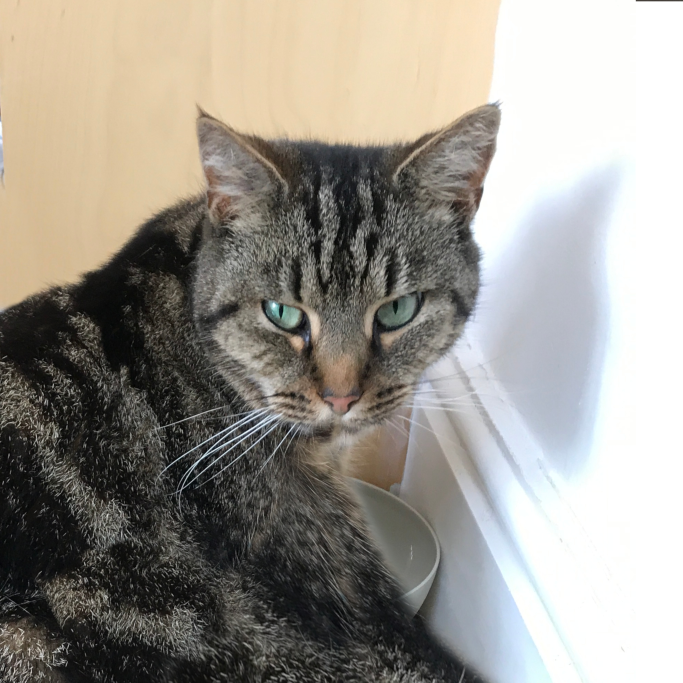
#> input picture images/task3a.jpg, 2048 x 2048 px (shown at 1/3 size)
$ python task3_pyramid_blending.py
#> lines starting #> are read from the running program, lines starting #| are printed output that depends on the picture
### task2_alpha_blending.py
#Task 2: Alpha blending

import os.path as path
import skimage.io as io

import numpy as np
import scipy as sp
from skimage import color
from skimage import util
from skimage.transform import pyramid_gaussian

import matplotlib.pyplot as plt

# [10 lines left out: function hard_blending, not called in this run]

def alpha_blending(im_left, im_right, window_size=0.5):
  """
  return a new image that smoothly combines im1 and im2
  im_left: np.array image of the dimensions: height x width x channels; values: 0-1
  im_right: np.array same dim as im_left
  window_size: what fraction of image width to use for the transition (0-1)
  """
  # useful functions: np.linspace and np.concatenate
  assert(im_right.shape == im_left.shape)
  # TODO: Put your code below
  im_left = im_left.reshape(im_left.shape[0],im_left.shape[1],-1) # Add an extra dimension if grayscale
  im_right = im_right .reshape(im_right.shape[0],im_right.shape[1],-1) # Add an extra dimension if grayscale

  h, w, c = im_left.shape
  #Alpha mask for left hand side image
  a1 = np.ones(int(0.5*w) - int(w*window_size*0.5))
  a2 = np.linspace(1, 0, int(w*window_size))
  a3 = np.zeros(w-a1.shape[0]-a2.shape[0])
  alpha = np.concatenate((a1, a2, a3), axis=None)
  alpha_mask = np.tile(alpha,(h,1))

  # [10 lines of commented-out code are left out]

  new_img = im_left.copy()

  for i in range(0,im_left.shape[2]):
      new_img[:,:,i] = alpha_mask*im_left[:,:,i] + (1-alpha_mask)*im_right[:,:,i]
  return new_img


# [33 lines that do not run on import are left out]

### task3_pyramid_blending.py
#Task 3: Pyramid blending

import os.path as path
import skimage.io as io

import math
import numpy as np
import scipy as sp
from skimage import color
from skimage import util
import skimage.filters as filters
import matplotlib.pyplot as plt

from task2_alpha_blending import alpha_blending

def gausspyr_reduce(x, kernel_a=0.4):
  """
  Filter and subsample the image x. Used to create consecutive levels of the Gaussian pyramid [1]. Can process both grayscale and colour images.
  x - image to subsample
  kernel_a - the coefficient of the kernel

  returns an image that is half the size of the input x.

  [1] Burt, P., & Adelson, E. (1983). The Laplacian Pyramid as a Compact Image Code. IEEE Transactions on Communications, 31(4), 532–540. https://doi.org/10.1109/TCOM.1983.1095851
  """

  #Kernel
  K = np.array( [ 0.25 - kernel_a/2, 0.25, kernel_a, 0.25, 0.25 - kernel_a/2 ] )

  x = x.reshape(x.shape[0],x.shape[1],-1) # Add an extra dimension if grayscale
  y = np.zeros([math.ceil(x.shape[0]/2),math.ceil(x.shape[1]/2),x.shape[2]]) # Store the result in this array
  for cc in range(x.shape[2]): # for each colour channel
    #TODO: Add filtering and subsampling code
    # Step 1: filter rows
    # Step 2: subsample rows (skip every second column)
    # Step 3: filter columns
    # Step 4: subsample columns (skip every second row)

    y_filr = x[:,:,cc].copy()
    y_filr = sp.signal.convolve2d(x[:,:,cc], K.reshape(1,-1), boundary='symm', mode='same') #filter rows
    h, w = y_filr.shape
    y_subr = np.zeros((h,int(w/2)))
    y_subr = y_filr[:,::2] #subsample rows
    y_filc = y_subr.copy()
    y_filc = sp.signal.convolve2d(y_subr, K.reshape(1,-1), boundary='symm', mode='same') #filter columns
    h, w = y_filc.shape
    y[:,:,cc] = y_filc[::2,:] #subsample columns

  return np.squeeze(y) # remove an extra dimension for grayscale images

def gausspyr_expand(x, sz=None, kernel_a=0.4):
  """
  Double the size and interpolate using Gaussian pyramid kernel [1]. Can process both grayscale and colour images.
  x - image to upsample
  sz - [height, width] of the generated image. Necessary if one of the dimensions of the upsampled image is odd.
  kernel_a - the coefficient of the kernel

  returns an image that is  double the size or the size of sz of the input x.

  [1] Burt, P., & Adelson, E. (1983). The Laplacian Pyramid as a Compact Image Code. IEEE Transactions on Communications, 31(4), 532–540. https://doi.org/10.1109/TCOM.1983.1095851
  """

  # Kernel is multipled by 2 to preserve energy when increasing the resolution
  K = 2*np.array( [ 0.25 - kernel_a/2, 0.25, kernel_a, 0.25, 0.25 - kernel_a/2 ] )


  if sz is None:
    sz = (x.shape[0]*2, x.shape[1]*2)

  x = x.reshape(x.shape[0],x.shape[1],-1) # Add an extra dimension if grayscale
  y = np.zeros([sz[0], sz[1], x.shape[2]])
  for cc in range(x.shape[2]): # for each colour channel
    y_a = np.zeros( (x.shape[0],sz[1]) )
    y_a[:,::2] = x[:,:,cc]
    y_a = sp.signal.convolve2d(y_a, K.reshape(1,-1), mode='same', boundary='symm') # filter rows
    y[::2,:,cc] = y_a
    y[:,:,cc] = sp.signal.convolve2d( y[:,:,cc], K.reshape(-1,1), mode='same', boundary='symm') # filter columns

  return np.squeeze(y) # remove an extra dimension for grayscale images


class laplacian_pyramid:

  @staticmethod
  def decompose( img, levels=-1 ):
    """
    Decompose img into a Laplacian pyramid.
    levels: how many levels should be created (including the base band). When the default (-1) value is used, the maximum possible number of levels is created.
    """
    # The maximum number of levels we can have
    max_levels = math.floor(math.log2(min(img.shape[0], img.shape[1])))
    assert levels<max_levels
    if levels==-1:
      levels = max_levels # Use max_levels by default
    pyramid = []

    #TODO: Implement Laplacian pyramid decomposition using gausspyr_reduce and gausspyr_expand
    next_img = np.zeros(img.shape)
    cur_img = img.copy()
    for i in range(0, levels-1):

      next_img = gausspyr_reduce(cur_img) #gasspyr reduction use math.ceil e.g. inital x = 5, guass_reduced x = (5+1)/2 = 3
      l = cur_img - gausspyr_expand(next_img, cur_img.shape)
      pyramid.append(l)
      cur_img = next_img

    pyramid.append(cur_img) #e.g. level 0:fine, level 5: coarse
    return pyramid

  @staticmethod
  def reconstruct( pyramid ):
    """
    Combine the levels of the Laplacian pyramid to reconstruct an image.
    """

    #TODO: Implement Laplacian pyramid reconstruction using gausspyr_expand
    levels = len(pyramid) - 1 #highest level

    cur_img = pyramid[levels].copy()
    for i in range(levels, 0, -1):
      expand_cur = gausspyr_expand(cur_img, pyramid[i-1].shape)
      next_img = expand_cur + pyramid[i-1]
      cur_img = next_img

    img = next_img

    return img


def pyramid_blending(im1, im2, levels=4, window_size=0.3):
  #TODO: Implement pyramid blending
  new_img = im1.copy()

  for j in range (0, im1.shape[2]):

    pyramid1 = laplacian_pyramid.decompose(im1[:,:,j], 4)
    pyramid2 = laplacian_pyramid.decompose(im2[:,:,j], 4)

    pyramid_total = []

    base_window_size = (window_size/(len(pyramid1)))
    for i in range (0, len(pyramid1)):
      #use wider window size for coarse levels, and narrower window for fine levels
      cur_window_size = base_window_size*(i+1)
      if (pyramid1[i].shape == pyramid2[i].shape):
        a = alpha_blending(pyramid1[i], pyramid2[i], cur_window_size)
        pyramid_total.append(np.squeeze(a))

    new_img[:,:,j] = laplacian_pyramid.reconstruct(pyramid_total)

  return new_img


if __name__ == "__main__":

  #Part 1: Laplacian pyramid decomposition
  #TODO: Replace with your own image
  im = io.imread(path.join('images','task3a.jpg'))
#> im is the input picture: shape (2048, 2048, 3); mean R, G, B 154.1, 149.7, 141.9
  im = util.img_as_float(im[:,:,:3])
  im = color.rgb2gray(im)
#> im: shape (2048, 2048) float64

  pyramid = laplacian_pyramid.decompose(im, levels=4)
#> after the loop in decompose, `for i in range(0, levels-1):`:
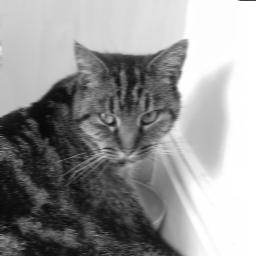
#> cur_img: shape (256, 256) float64; min 0.0375, max 1, mean 0.589
#> after the loop in decompose, `for i in range(0, levels-1):`: pyramid = 3 items
#> pyramid = 4 items

  plt.figure(figsize=(3*len(pyramid), 3))
  grid = len(pyramid) * 10 + 121
#> grid = 161

  for i, layer in enumerate(pyramid):
    plt.subplot(grid+i)
    plt.title('level {}'.format(i))
    plt.axis('off')
    if i == len(pyramid)-1:
      io.imshow(layer)
    else:
      plt.imshow(layer)
#> this loop made 4 passes

  plt.subplot(grid+len(pyramid))
  plt.title('reconstruction')
  plt.axis('off')
  im_reconstructed = laplacian_pyramid.reconstruct(pyramid)
#> in reconstruct, `levels = len(pyramid) - 1`: levels = 3
  io.imshow(np.clip(im_reconstructed, 0, 1))

  plt.subplot(grid+len(pyramid)+1)
  plt.title('differences')
  plt.axis('off')
  plt.imshow(np.abs(im - im_reconstructed))

  plt.show()
  # plt.savefig('./results/task3a.png')

  # Part 2: Pyramid blending
  # TODO: Replace with your own images
  im_left = io.imread(path.join('images','task3b-2-left.jpg'))
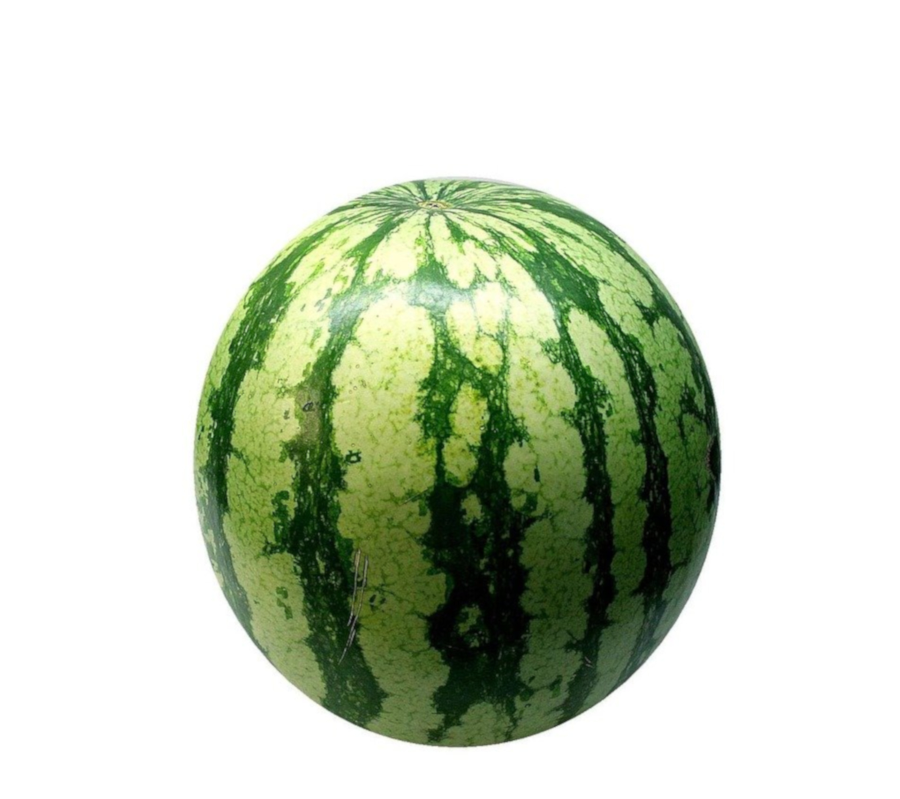
#> input picture images/task3b-2-left.jpg, 1800 x 1598 px (shown at 1/2 size)
#> im_left is the input picture: shape (1598, 1800, 3); mean R, G, B 203.4, 211.9, 194.1
  im_left = util.img_as_float(im_left[:,:,:3])
  im_right = io.imread(path.join('images','task3b-2-right.jpg'))
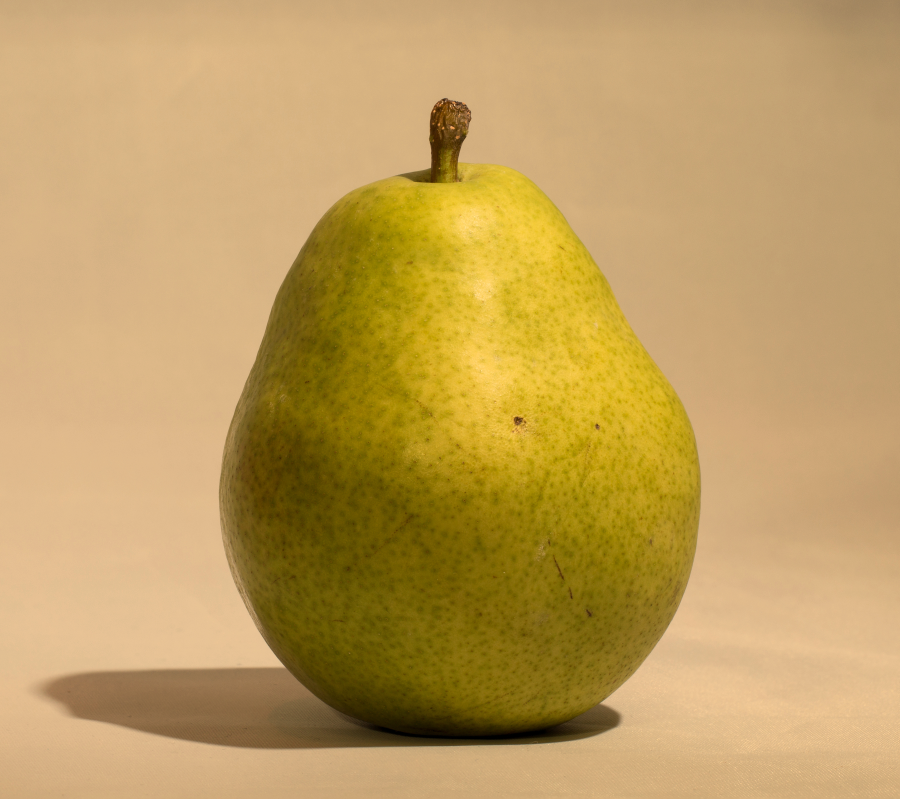
#> input picture images/task3b-2-right.jpg, 1800 x 1598 px (shown at 1/2 size)
#> im_right is the input picture: shape (1598, 1800, 3); mean R, G, B 191.3, 158.3, 94.1
  im_right = util.img_as_float(im_right[:,:,:3])

  fig2 = plt.figure(figsize=(15, 12))
  plt.subplot(221)
  plt.title('left image')
  plt.axis('off')
  plt.imshow(im_left)

  plt.subplot(222)
  plt.title('right image')
  plt.axis('off')
  plt.imshow(im_right)

  plt.subplot(223)
  plt.title('alpha blend')
  plt.axis('off')
  a = alpha_blending(im_left, im_right, window_size=0.02)
#> after the loop in alpha_blending, `for i in range(0,im_left.shape[2]):`:
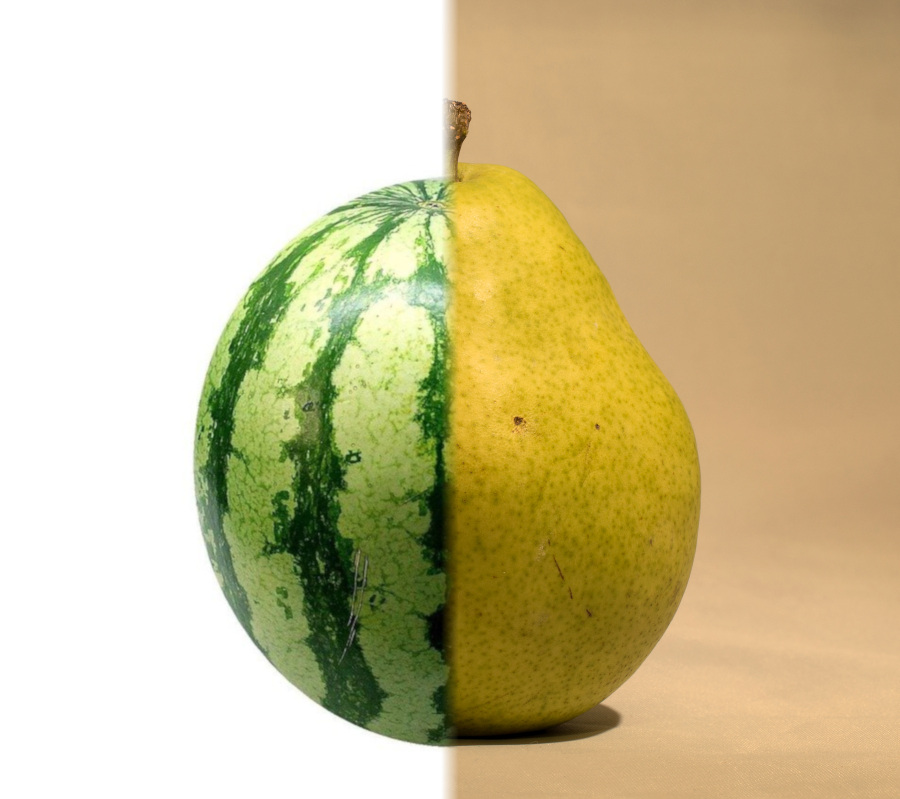
#> new_img: shape (1598, 1800, 3) float64 (shown at 1/2 size); mean of channels 0, 1, 2 0.8, 0.749, 0.575; drawn as R, G, B
  plt.imshow(a)

  plt.subplot(224)
  plt.title('pyramid blend')
  plt.axis('off')
  p = pyramid_blending(im_left, im_right, window_size=0.02)
#> the loop in pyramid_blending, `for j in range (0, im1.shape[2]): ` made 3 passes
#> pass 1, in gausspyr_expand (call 9), `x = x.reshape(x.shape[0],x.shape[1],-1)`:
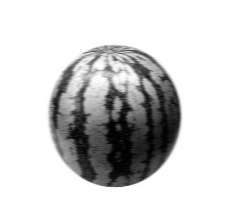
#> x: shape (200, 225, 1) float64; min 0.00247, max 1, mean 0.798
#> after the loop in pyramid_blending, `for j in range (0, im1.shape[2]):`:
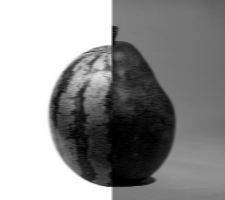
#> a: shape (200, 225, 1) float64; min 5.8e-05, max 1, mean 0.575
  plt.imshow(p)
  # plt.show()
  plt.savefig('./results/task3b.png')

  plt.title('differences')
  plt.axis('off')
  plt.imshow(np.abs(p - a))
  plt.show()
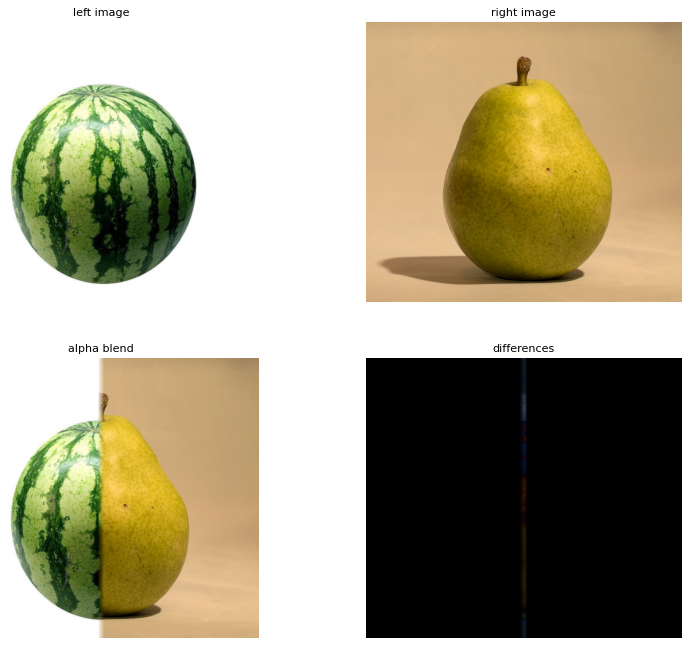
#> figure drawn by matplotlib, 4 panels
